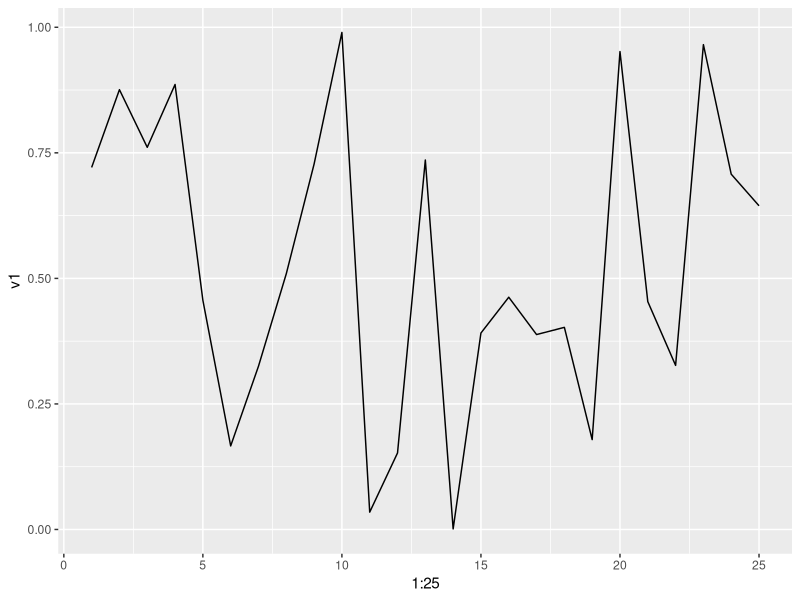
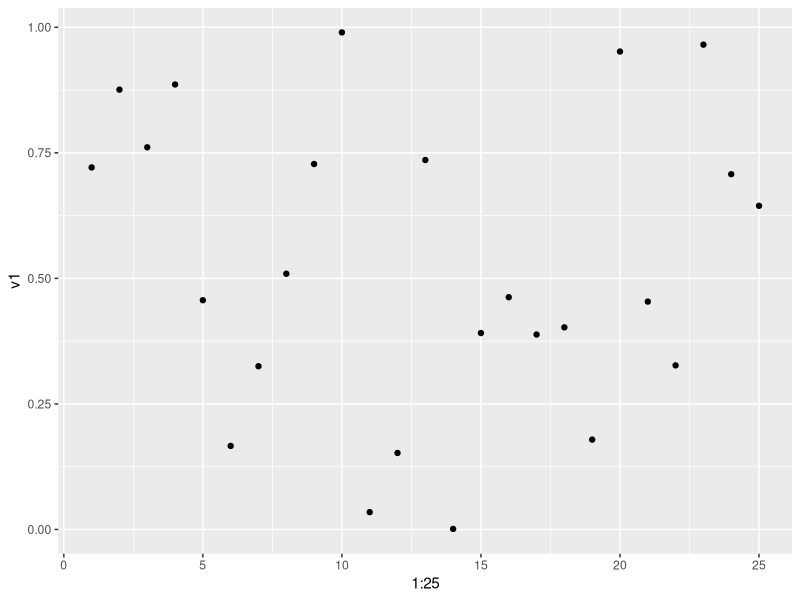
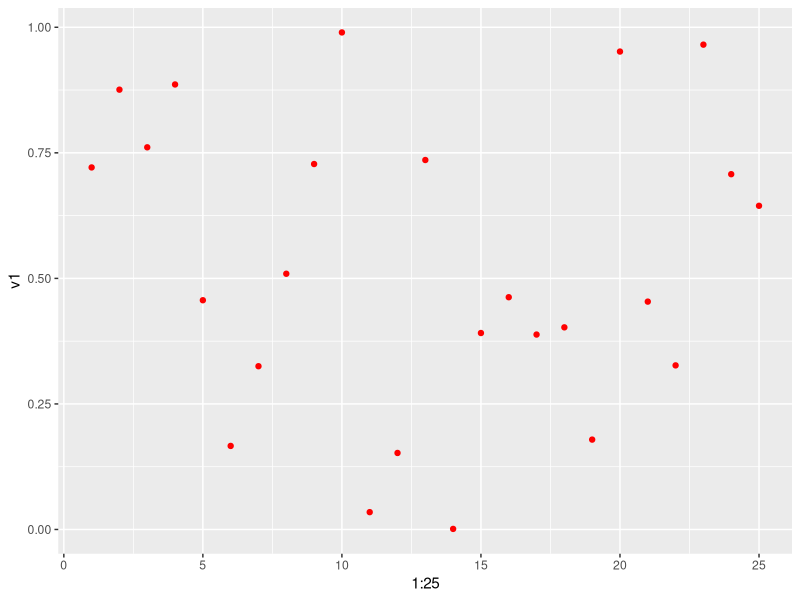
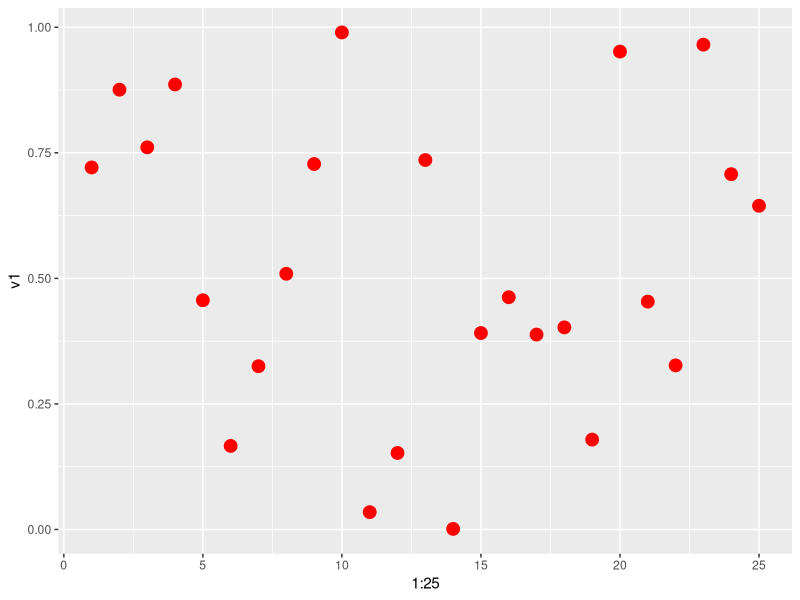
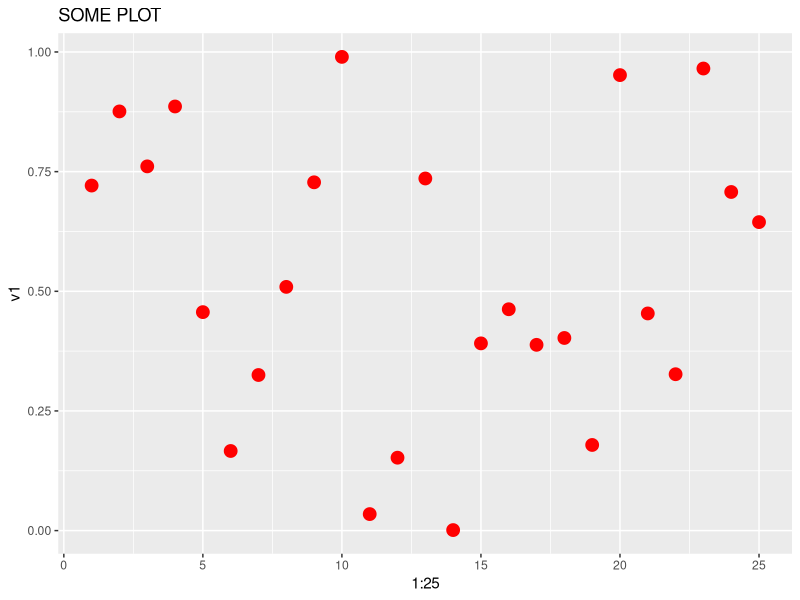
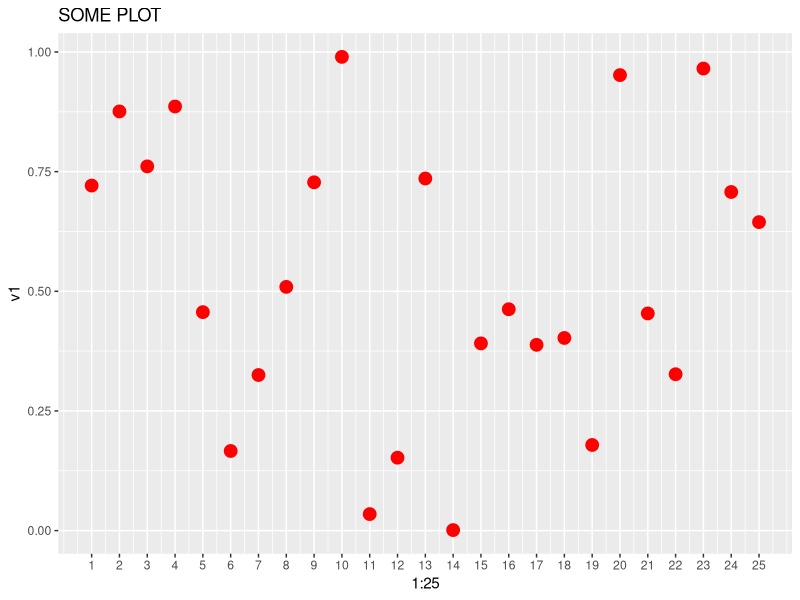
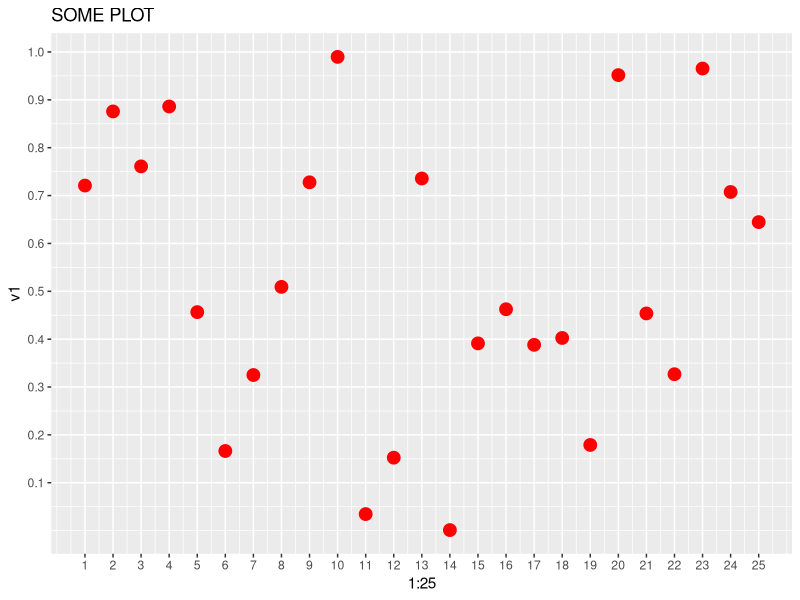
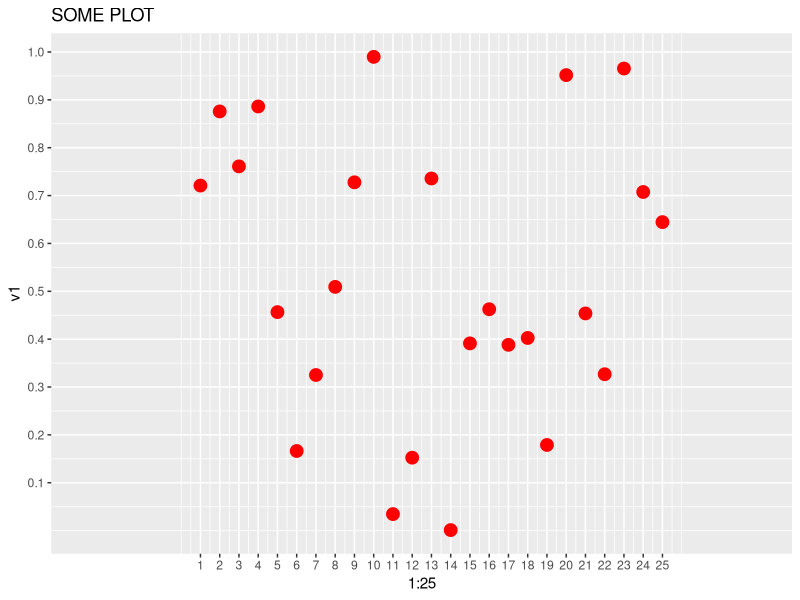

The R source for these figures, in order:
library(tidyverse)

# 0.1
set.seed(12345)


# 1.1
v1 <- runif(25, 0, 1)

# 1.2
ggplot() +
geom_line(aes(1:25, v1))

# 1.3
ggplot() +
geom_point(aes(1:25, v1))


# 2.1
ggplot() +
geom_point(aes(1:25, v1), color = 'red')

# 2.2
ggplot() +
geom_point(aes(1:25, v1), color = 'red', size = 4)

# 2.3
# N/A

# 2.4
# N/A

# 2.5
# N/A

# 2.6
ggplot() +
geom_point(aes(1:25, v1), color = 'red', size = 4) +
labs(title = "SOME PLOT")

# 2.7
ggplot() +
geom_point(aes(1:25, v1), color = 'red', size = 4) +
labs(title = "SOME PLOT") +
scale_x_continuous(breaks = 1:25)

# 2.8
ggplot() +
geom_point(aes(1:25, v1), color = 'red', size = 4) +
labs(title = "SOME PLOT") +
scale_x_continuous(breaks = 1:25) +
scale_y_continuous(breaks = seq(.1, 1, .1))

# 2.9
ggplot() +
geom_point(aes(1:25, v1), color = 'red', size = 4) +
labs(title = "SOME PLOT") +
scale_x_continuous(breaks = 1:25, limits = c(-5, 30)) +
scale_y_continuous(breaks = seq(.1, 1, .1))

# 2.10
ggplot() +
geom_point(aes(1:25, v1), color = 'red', size = 4) +
labs(title = "SOME PLOT") +
scale_x_continuous(breaks = 1:25, limits = c(-5, 30)) +
scale_y_continuous(breaks = seq(.1, 1, .1), limits = c(-1, 2))

# 2.11
ggplot() +
geom_point(aes(1:25, v1), color = 'red', size = 4, shape = 11) +
labs(title = "SOME PLOT") +
scale_x_continuous(breaks = 1:25, limits = c(-5, 30)) +
scale_y_continuous(breaks = seq(.1, 1, .1), limits = c(-1, 2))

# 2.12
# N/A

# 2.13
ggplot() +
geom_line(aes(1:25, v1), color = 'red') +
labs(title = "SOME PLOT") +
scale_x_continuous(breaks = 1:25, limits = c(-5, 30)) +
scale_y_continuous(breaks = seq(.1, 1, .1), limits = c(-1, 2))

# 2.14
ggplot() +
geom_line(aes(1:25, v1), color = 'red') +
labs(title = "SOME PLOT") +
scale_x_continuous(breaks = 1:25, limits = c(-5, 30)) +
scale_y_continuous(breaks = seq(.1, 1, .1), limits = c(-1, 2))

# 2.15
# N/A

# 2.16
# N/A


# 3.1
ggplot() +
geom_line(aes(1:25, v1), color = 'red') +
geom_point(aes(1:25, v1), color = 'red') +
labs(title = "SOME PLOT") +
scale_x_continuous(breaks = 1:25) +
scale_y_continuous(breaks = seq(.1, 1, .1))


# 4.1
cars_data <- mtcars

# 4.2
ggplot(count(cars_data, cyl)) +
geom_bar(aes(cyl, n), stat = 'identity')

# 4.3
ggplot(count(cars_data, cyl)) +
geom_bar(aes(cyl, n, fill = as_factor(cyl)), stat = 'identity') +
scale_fill_manual(values = c('red', 'yellow', 'blue', 'orange'))

# 4.4
ggplot(count(cars_data, cyl)) +
geom_bar(aes(cyl, n, fill = as_factor(cyl)), stat = 'identity', width = 1.25) +
scale_fill_manual(values = c('red', 'yellow', 'blue', 'orange'))

# 4.5
# N/A

# 4.6
ggplot(cars_data) +
geom_histogram(aes(cyl))

# 4.7
ggplot(cars_data) +
geom_histogram(aes(cyl), fill = 'cyan') # Some functionalities unavailable.

# 4.8
# N/A

# 4.9
ggplot(cars_data) +
geom_histogram(aes(cyl, fill = as_factor(vs)), position = 'dodge')

# 4.10
ggplot(cars_data) +
geom_boxplot(aes(as_factor(cyl), disp))

# 4.11
ggplot(cars_data) +
geom_jitter(aes(x = as_factor(cyl), y = disp))

# 4.12
ggplot(cars_data) +
geom_violin(aes(x = as_factor(cyl), y = disp))

# 4.13
# N/A

# 4.14
# N/A

# 4.15
ggplot(cars_data) +
geom_density(aes(disp))

# 4.16
ggplot(cars_data) +
geom_density(aes(disp), fill = 'orange', alpha = .5)

# 4.17
# N/A

# 4.18
ggplot(cars_data) +
geom_density(aes(disp, group = cyl))

# 4.19
# N/A

# 4.20
ggplot() +
geom_pointrange(aes(x = 1:5, y = sample(1:5, 5), ymin = sample(-5:-1, 5), ymax = sample(6:10, 5)))

# 4.21
ggplot(cars_data) +
geom_qq(aes(sample = mpg)) +
geom_qq_line(aes(sample = mpg))

# 4.22
ggplot(cars_data) +
geom_qq(aes(sample = mpg), size = 5) +
geom_qq_line(aes(sample = mpg))


# 5.1
# N/A

# 5.2
# N/A

# 5.3
# N/A

# 5.4
# N/A

# 5.5
# N/A


# 6.1
ggplot() +
geom_function(fun = function(x) 3*x^2 + 2)

# 6.2
ggplot() +
geom_function(fun = function(x) pi*x^3)

# 6.3
ggplot() +
stat_function(fun = dnorm, args = list(mean = 8, sd = 5)) +
xlim(-2, 18)

# 6.4
ggplot() +
stat_function(fun = dpois, args = list(lambda = 3), geom = 'bar') +
xlim(0, 10)


# 7.1
# N/A

# 7.2
# N/A

# 7.3
# N/A

# 7.4
# N/A


# 8.1
# N/A

# 8.2
# N/A


# 9.1
# N/A

# 9.2
# N/A

# 9.3
# N/A

# 9.4
# N/A

# 9.5
# N/A